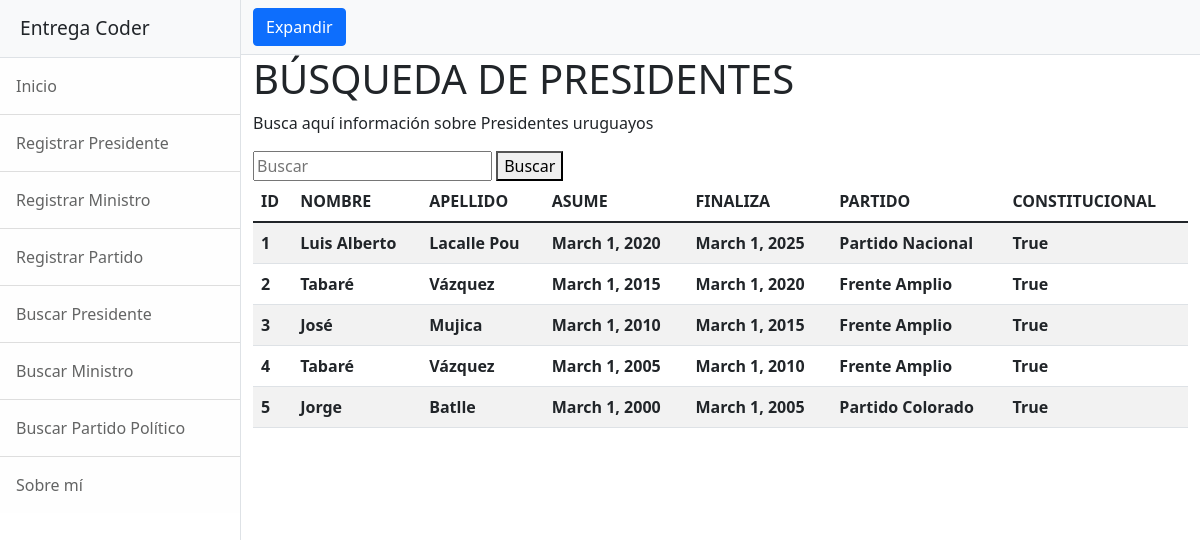
The page /data/sea_pres/ on the database its author committed.
### app_data/models.py (models this page shows)
class Presidente(models.Model):
    nombre = models.CharField(max_length=60)
    apellido = models.CharField(max_length=60)
    asume_cargo = models.DateField()
    deja_cargo = models.DateField()
    partido = models.CharField(max_length=60)
    constitucional = models.BooleanField()

### app_data/views.py (the view, shortened to what this page needs)
# urls.py: path('sea_pres/', Form_Presidente_View.search_president, name='buscarpresidente'),
    def search_president(request):
        busqueda = request.GET.get('Buscar')
        registros = Presidente.objects.all()
        return render(request, 'app_data/reg_presidentes.html',{'registros':registros})

### app_data/templates/app_data/reg_presidentes.html
{% extends 'app_data/base.html' %}
{% block content %}
    <h1> BÚSQUEDA DE PRESIDENTES </h1>
    <p> Busca aquí información sobre Presidentes uruguayos </p>
    <form method='GET'>
        <input type='text' placeholder='Buscar' name='Buscar' value='{{request.GET.busqueda}}'>
        <button type='submit'> Buscar </button>
    </form>
    <table class='table table-striped'>
        <thead>
            <tr>
                <th>ID</th>
                <th>NOMBRE</th>
                <th>APELLIDO</th>
                <th>ASUME</th>
                <th>FINALIZA</th>
                <th>PARTIDO</th>
                <th>CONSTITUCIONAL</th>
            </tr>
        </thead>
        <tbody>
            {% for i in registros %}
                <tr>
                    <th> {{i.id}}</th>
                    <th> {{i.nombre}}</th>
                    <th> {{i.apellido}}</th>
                    <th> {{i.asume_cargo}}</th>
                    <th> {{i.deja_cargo}}</th>
                    <th> {{i.partido}}</th>
                    <th> {{i.constitucional}}</th>
                </tr>
            {% endfor %}
        </tbody>
    </table>
{% endblock %}

### rows shown on the page
Presidente: id "1", nombre "Luis Alberto", apellido "Lacalle Pou", asume_cargo "March 1, 2020", deja_cargo "March 1, 2025", partido "Partido Nacional", constitucional "True"
Presidente: id "2", nombre "Tabaré", apellido "Vázquez", asume_cargo "March 1, 2015", deja_cargo "March 1, 2020", partido "Frente Amplio", constitucional "True"
Presidente: id "3", nombre "José", apellido "Mujica", asume_cargo "March 1, 2010", deja_cargo "March 1, 2015", partido "Frente Amplio", constitucional "True"
Presidente: id "4", nombre "Tabaré", apellido "Vázquez", asume_cargo "March 1, 2005", deja_cargo "March 1, 2010", partido "Frente Amplio", constitucional "True"
Presidente: id "5", nombre "Jorge", apellido "Batlle", asume_cargo "March 1, 2000", deja_cargo "March 1, 2005", partido "Partido Colorado", constitucional "True"
